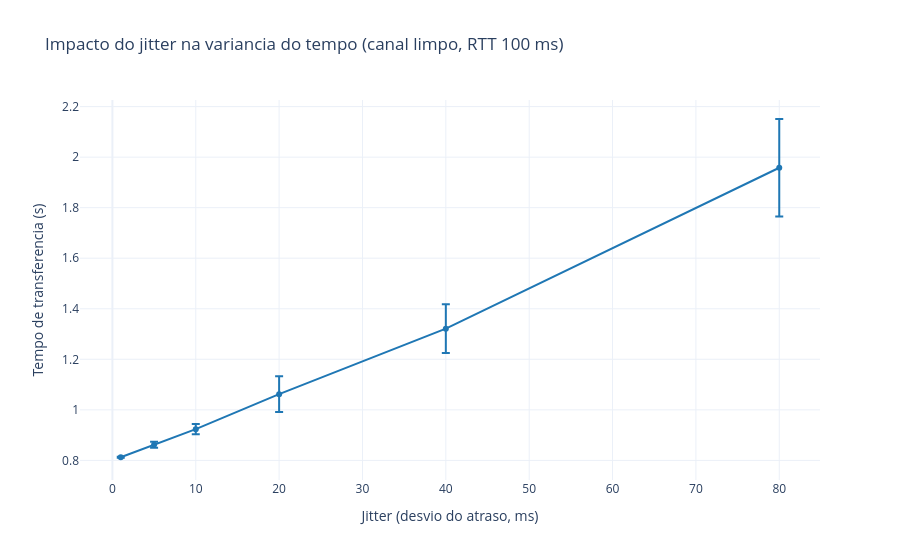

The code cell stored with this chart in its notebook:
### Markdown cell above
## D7 — Impacto do jitter (tarefa 7)
Em canal limpo (cenário A, sem perda) variamos o jitter (desvio do atraso). Mais jitter espalha cada amostra de RTT, aumentando a variância do tempo total de transferência.

### Code cell
from src.sim.jitter_sweep import JitterSweep, build_figure as jitter_fig

sweep = JitterSweep(seed=1)
jit, means, stds = sweep.compute()
for j, m, s in zip(jit, means, stds):
    print(f"jitter={j:3.0f} ms -> tempo {m:.3f} s, desvio {s:.4f} s")
print("variância cresce com o jitter?", sweep.variance_increases())
jitter_fig(seed=1).show()

### Figure 1 — Plotly figure (JSON) as saved in the notebook; plotly's stock layout.template omitted (floating-point values rounded to 4 significant figures)
{"data": [{"error_y": {"array": [0.002303, 0.01188, 0.02034, 0.07078, 0.09684, 0.1929], "type": "data", "visible": true}, "line": {"color": "#1f77b4"}, "mode": "lines+markers", "name": "Tempo medio +/- 1 desvio", "type": "scatter", "x": [1, 5, 10, 20, 40, 80], "y": [0.8124, 0.8616, 0.9236, 1.062, 1.321, 1.958]}], "layout": {"title": {"text": "Impacto do jitter na variancia do tempo (canal limpo, RTT 100 ms)"}, "xaxis": {"title": {"text": "Jitter (desvio do atraso, ms)"}}, "yaxis": {"title": {"text": "Tempo de transferencia (s)"}}}}
